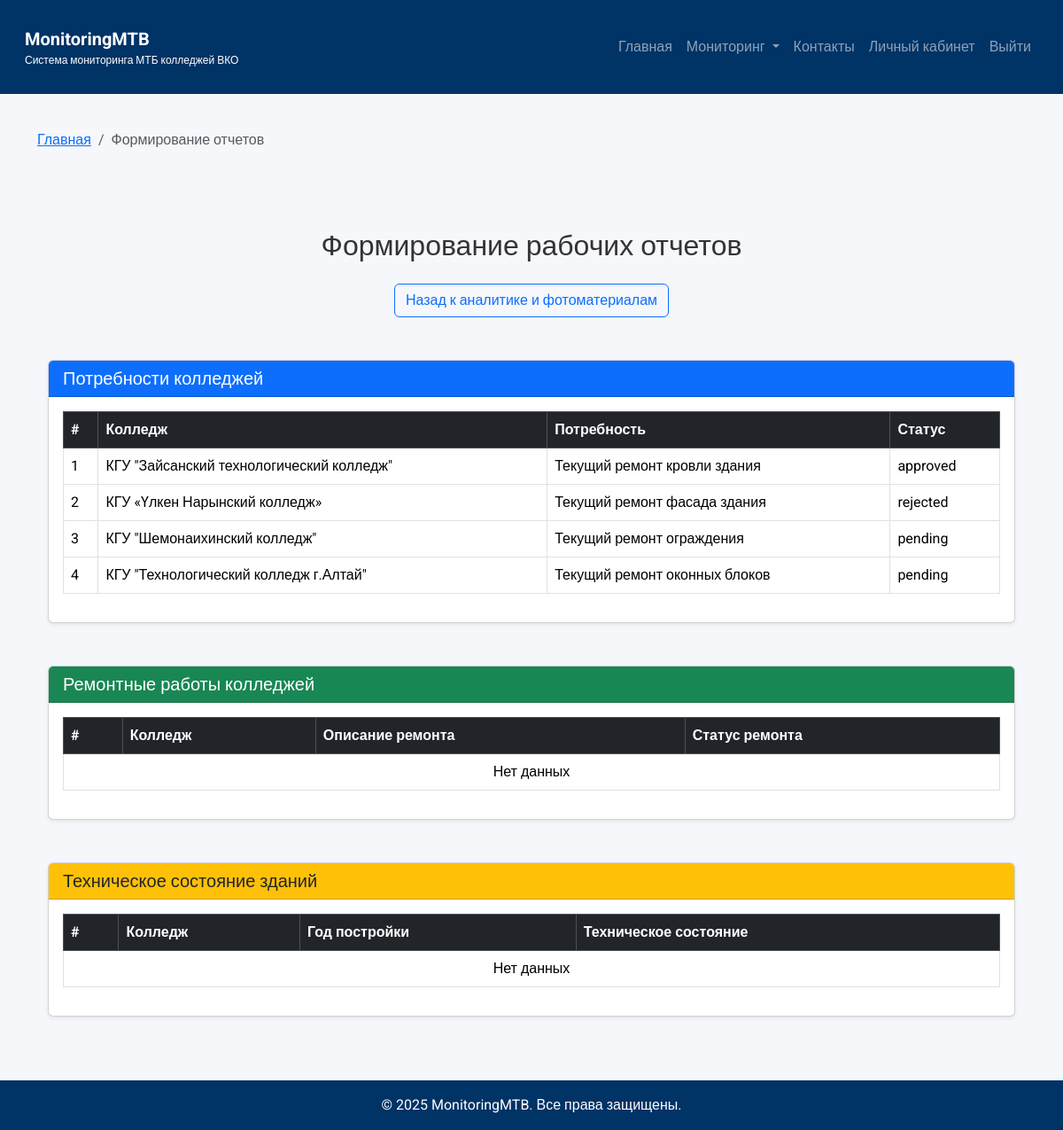
The page /generate_reports/ (signed in) on the database its author committed.
### colleges/models.py (models this page shows, shortened)
class NeedsRequest(models.Model):
    STATUS_CHOICES = [
        ('pending', 'На рассмотрении'),
        ('approved', 'Одобрено'),
        ('rejected', 'Отклонено'),
    ]
    college = models.ForeignKey(College, on_delete=models.CASCADE, verbose_name="Колледж")
    need_description = models.CharField(max_length=255, verbose_name="Потребность")
    status = models.CharField(max_length=50, choices=STATUS_CHOICES, default='pending', verbose_name="Статус запроса")

class College(models.Model):
    name = models.CharField(max_length=255, verbose_name="Наименование колледжа")
    city = models.CharField(max_length=255, verbose_name="Населенный пункт")
    building_type = models.CharField(max_length=255, verbose_name="Тип здания")
    ownership_form = models.CharField(max_length=255, verbose_name="Форма собственности")
    year_built = models.IntegerField(verbose_name="Год постройки")

### colleges/utils.py (the view)
    def wrapper(request, *args, **kwargs):
        if request.user.is_authenticated and request.user.role == 'admin':
            return view_func(request, *args, **kwargs)
        else:
            return redirect('profile')

### colleges/utils.py (called while the page is built)
def admin_required(view_func):
    def wrapper(request, *args, **kwargs):
        if request.user.is_authenticated and request.user.role == 'admin':
            return view_func(request, *args, **kwargs)
        else:
            return redirect('profile')
    return wrapper

### colleges/views.py (called while the page is built)
@admin_required
def generate_reports(request):
    needs = NeedsRequest.objects.select_related('college').all()
    repairs = RepairRequest.objects.select_related('college').all()
    conditions = BuildingCondition.objects.select_related('college').all()
    return render(request, 'generate_reports.html', {
        'needs': needs,
        'repairs': repairs,
        'conditions': conditions,
        'page_title': 'Формирование отчетов'
    })

### templates/generate_reports.html
{% extends 'base.html' %}
{% block content %}
<div class="container my-5">
    <h2 class="text-center mb-4">Формирование рабочих отчетов</h2>
    <div class="text-center mb-5">
        <a href="{% url 'reports' %}" class="btn btn-outline-primary">Назад к аналитике и фотоматериалам</a>
    </div>
    <div class="card shadow-sm mb-5">
        <div class="card-header bg-primary text-white">
            <h5 class="mb-0">Потребности колледжей</h5>
        </div>
        <div class="card-body">
            <div class="table-responsive">
                <table class="table table-bordered table-hover align-middle">
                    <thead class="table-dark">
                        <tr>
                            <th>#</th>
                            <th>Колледж</th>
                            <th>Потребность</th>
                            <th>Статус</th>
                        </tr>
                    </thead>
                    <tbody>
                        {% for need in needs %}
                        <tr>
                            <td>{{ forloop.counter }}</td>
                            <td>{{ need.college.name }}</td>
                            <td>{{ need.need_description }}</td>
                            <td>{{ need.status }}</td>
                        </tr>
                        {% empty %}
                        <tr><td colspan="4" class="text-center">Нет данных</td></tr>
                        {% endfor %}
                    </tbody>
                </table>
            </div>
        </div>
    </div>
    <div class="card shadow-sm mb-5">
        <div class="card-header bg-success text-white">
            <h5 class="mb-0">Ремонтные работы колледжей</h5>
        </div>
        <div class="card-body">
            <div class="table-responsive">
                <table class="table table-bordered table-hover align-middle">
                    <thead class="table-dark">
                        <tr>
                            <th>#</th>
                            <th>Колледж</th>
                            <th>Описание ремонта</th>
                            <th>Статус ремонта</th>
                        </tr>
                    </thead>
                    <tbody>
                        {% for repair in repairs %}
                        <tr>
                            <td>{{ forloop.counter }}</td>
                            <td>{{ repair.college.name }}</td>
                            <td>{{ repair.repair_description }}</td>
                            <td>{{ repair.repair_status }}</td>
                        </tr>
                        {% empty %}
                        <tr><td colspan="4" class="text-center">Нет данных</td></tr>
                        {% endfor %}
                    </tbody>
                </table>
            </div>
        </div>
    </div>
    <div class="card shadow-sm mb-5">
        <div class="card-header bg-warning text-dark">
            <h5 class="mb-0">Техническое состояние зданий</h5>
        </div>
        <div class="card-body">
            <div class="table-responsive">
                <table class="table table-bordered table-hover align-middle">
                    <thead class="table-dark">
                        <tr>
                            <th>#</th>
                            <th>Колледж</th>
                            <th>Год постройки</th>
                            <th>Техническое состояние</th>
                        </tr>
                    </thead>
                    <tbody>
                        {% for condition in conditions %}
                        <tr>
                            <td>{{ forloop.counter }}</td>
                            <td>{{ condition.college.name }}</td>
                            <td>{{ condition.year_built }}</td>
                            <td>{{ condition.condition_status }}</td>
                        </tr>
                        {% empty %}
                        <tr><td colspan="4" class="text-center">Нет данных</td></tr>
                        {% endfor %}
                    </tbody>
                </table>
            </div>
        </div>
    </div>
</div>
{% endblock %}

### templates/base.html (style rules this page uses)
body { font-family: 'Roboto', sans-serif; background-color: #F5F7FA; color: #333; }

### rows shown on the page
NeedsRequest: college.name "КГУ \"Зайсанский технологический колледж\"", need_description "Текущий ремонт кровли здания", status "approved"
NeedsRequest: college.name "КГУ «Үлкен Нарынский колледж»", need_description "Текущий ремонт фасада здания", status "rejected"
NeedsRequest: college.name "КГУ \"Шемонаихинский колледж\"", need_description "Текущий ремонт ограждения", status "pending"
NeedsRequest: college.name "КГУ \"Технологический колледж г.Алтай\"", need_description "Текущий ремонт оконных блоков", status "pending"

### other values the page prints
{{ page_title }} "Формирование отчетов"
